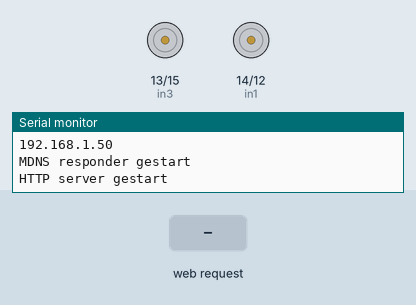
Bench run of a sketch on a simulated ESP8266 (NodeMCU). Shown: motor-driver pin pairs drawn as motors (green arrow = first pin HIGH = forward, orange = second pin HIGH = backward, longer = more drive), the last lines printed to the serial monitor. The test bench sets the inputs (shaded band). WiFi joins after 1.5 s; servers stay silent unless stated.

Above: at 2.8 s.
2.9 s: HTTP request GET /socket1W received
At 3.4 s:
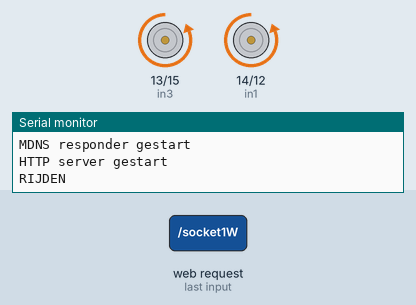
4.4 s: HTTP request GET /socket1A received
At 5.6 s:
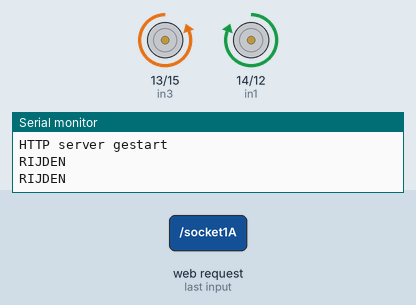
5.9 s: HTTP request GET /socket1S received
At 6.9 s:
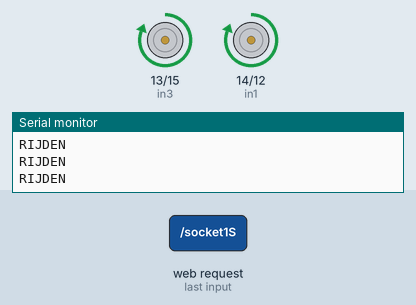
7.4 s: HTTP request GET /socket1D received
At 8.1 s:
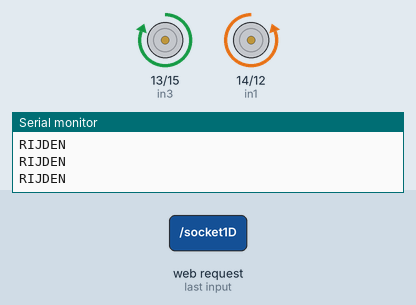
8.9 s: HTTP request GET /socket1STOP received
At 9.2 s:
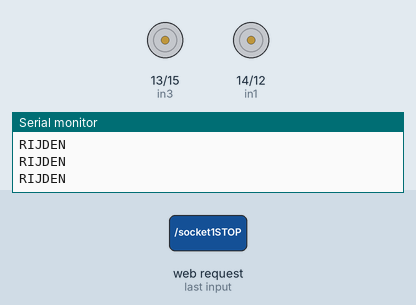
10.4 s: HTTP request GET /socket1TURNL received
At 11.5 s:
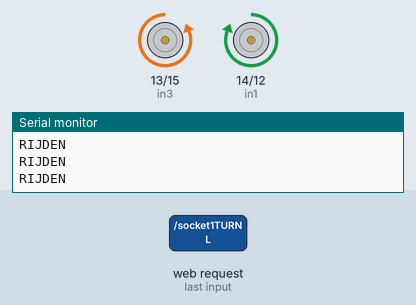
Timing chart, 0 to 13.6 s (numbered marks = the images above; inputs shaded):
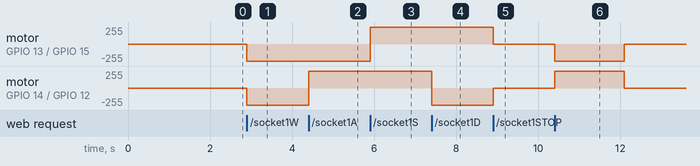

The sketch:

Rescuebot_MensenOphaler_Project2.ino
```cpp
#include <ESP8266WiFi.h>
#include <WiFiClient.h>
#include <ESP8266WebServer.h>
#include <ESP8266mDNS.h>

int in1 = 14;
int in2 = 12;
int in3 = 13;
int in4 = 15;

MDNSResponder mdns;

ESP8266WebServer server(80);
//hier vullen we de gegevens in van het wifi waar mee we willen verbinden
String webPage;
const char* ssid     = "Tesla IoT";      //wifi name
const char* password = "fsL6HgjN";  //wifi password

void setup() {

 pinMode(in1, OUTPUT);
 pinMode(in2, OUTPUT);
 pinMode(in3, OUTPUT);
 pinMode(in4, OUTPUT);

 //hier staat wat op de pagina te voor schijn moet komen om te zorgen dat er knoppen komen om de auto te besturen
  webPage += "<h1>ESP8266 Web Server</h1><p>Afstandsbediening</p>";
  webPage += "<a href=\"socket1W\">&nbsp&nbsp&nbsp&nbsp&nbsp&nbsp&nbsp&nbsp&nbsp&nbsp<button>w</button></a></p>";
  webPage += "<a href=\"socket1A\"><button>a</button></a>&nbsp&nbsp&nbsp&nbsp";
  webPage += "<a href=\"socket1S\"><button>s</button></a>&nbsp&nbsp&nbsp&nbsp";
  webPage += "<a href=\"socket1D\"><button>d</button></a></p>";
  webPage += "<a href=\"socket1STOP\">&nbsp&nbsp&nbsp&nbsp&nbsp&nbsp&nbsp<button>STOP</button></a></p>";
  webPage += "<h1></h1><p>Turns</p>";
  webPage += "<a href=\"socket1TURNL\"><button>links</button></a>&nbsp&nbsp&nbsp&nbsp&nbsp&nbsp&nbsp&nbsp&nbsp&nbsp&nbsp&nbsp&nbsp&nbsp";
  webPage += "<a href=\"socket1TURNR\"><button>rechts</button></a></p>";
  webPage += "<h1></h1><p>Autonoom</p>";
  webPage += "<a href=\"socket1AAN\"><button>aan</button></a>&nbsp&nbsp&nbsp&nbsp&nbsp&nbsp&nbsp&nbsp&nbsp&nbsp&nbsp&nbsp&nbsp&nbsp";
  webPage += "<a href=\"socket1UIT\"><button>uit</button></a></p>";

  Serial.begin(115200);
  delay(100);


  Serial.println();
  Serial.println();
  Serial.print("Verbinding maken met ");
  Serial.println(ssid);

  WiFi.begin(ssid, password);

  while (WiFi.status() != WL_CONNECTED) {
    delay(500);
    Serial.print(".");
  }
 //hier wordt gecontroleerd of het wifi is aangesloten en wordt er een ip adress weergegeven om verbinding mee te maken
  Serial.println("");
  Serial.println("WiFi aangesloten");
  Serial.println("IP addres: ");
  Serial.println(WiFi.localIP());

  if (mdns.begin("esp8266", WiFi.localIP()))
    Serial.println("MDNS responder gestart");
 //hier stuur je de informatie naar de server om het erop te zetten
 //en wat er gedaan moet worden als erop de knop geklikt is
  server.on("/", [](){
    server.send(200, "text/html", webPage);
  });
  server.on("/socket1W", [](){
    server.send(200, "text/html", webPage);

    forward();
  });

  server.on("/socket1A", [](){
    server.send(200, "text/html", webPage);

    left();
  });

  server.on("/socket1S", [](){
    server.send(200, "text/html", webPage);

    backwards();
  });

  server.on("/socket1D", [](){
    server.send(200, "text/html", webPage);

    right();

  });

  server.on("/socket1STOP", [](){
    server.send(200, "text/html", webPage);

    stoppen();

  });

    server.on("/socket1TURNL", [](){
    server.send(200, "text/html", webPage);

    turn90L();
  });

    server.on("/socket1TURNR", [](){
    server.send(200, "text/html", webPage);

    turn90r();
  });

    server.on("/socket1AAN", [](){
    server.send(200, "text/html", webPage);


  });

    server.on("/socket1UIT", [](){
    server.send(200, "text/html", webPage);


  });

    server.begin();
    Serial.println("HTTP server gestart");

}

void loop() {
  //deze loop is om terug te kijken naar de server
  server.handleClient();
}

void stoppen(){
  //hier worden de motoren uit gezet om de auto te laten stoppen
  digitalWrite(in1, LOW);
  digitalWrite(in2, LOW);
  digitalWrite(in3, LOW);
  digitalWrite(in4, LOW);

 server.handleClient();
}

void forward(){
 //hier worden de motoren aangezet zodat ze naar voren gaan
 digitalWrite(in1, LOW);
 digitalWrite(in3, LOW);
 Serial.println("RIJDEN");
 digitalWrite(in2, HIGH);
 digitalWrite(in4, HIGH);

 server.handleClient();

}

void backwards(){
 //hier worden de motoren aangezet zodat ze naar achteren gaan
 digitalWrite(in2, LOW);
 digitalWrite(in4, LOW);
 Serial.println("RIJDEN");
 digitalWrite(in1, HIGH);
 digitalWrite(in3, HIGH);

 server.handleClient();
}

void right(){
  //hier worden de motoren aangezet zodat ze naar rechts gaan
  digitalWrite(in1, LOW);
  digitalWrite(in4, LOW);
  Serial.println("RIJDEN");
  digitalWrite(in2, HIGH);
  digitalWrite(in3, HIGH);

 server.handleClient();
}

void left(){
  //hier worden de motoren aangezet zodat ze naar links gaan
  digitalWrite(in2, LOW);
  digitalWrite(in3, LOW);
  Serial.println("RIJDEN");
  digitalWrite(in1, HIGH);
  digitalWrite(in4, HIGH);

  server.handleClient();
}

void turn90r(){
  //hier worden de motoren aangezet zodat de auto een hoek van 90graden naar rechts maakt
  digitalWrite(in1, LOW);
  digitalWrite(in4, LOW);
  Serial.println("RIJDEN");
  digitalWrite(in2, HIGH);
  digitalWrite(in3, HIGH);

  delay(1600);

  digitalWrite(in1, LOW);
  digitalWrite(in2, LOW);
  digitalWrite(in3, LOW);
  digitalWrite(in4, LOW);
}

void turn90L(){
  //hier worden de motoren aangezet zodat de auto een hoek van 90graden naar links maakt
  digitalWrite(in2, LOW);
  digitalWrite(in3, LOW);
  Serial.println("RIJDEN");
  digitalWrite(in1, HIGH);
  digitalWrite(in4, HIGH);

  delay(1700);

  digitalWrite(in1, LOW);
  digitalWrite(in2, LOW);
  digitalWrite(in3, LOW);
  digitalWrite(in4, LOW);


}
```

Measured:
- after the input at 2.9 s, motor on GPIO 13 (in3) / GPIO 15 (in4), motor on GPIO 14 (in1) / GPIO 12 (in2): stopped → backward 255/255 at once
- after the input at 4.4 s, motor on GPIO 14 (in1) / GPIO 12 (in2): backward 255/255 → forward 255/255 at once
- after the input at 5.9 s, motor on GPIO 13 (in3) / GPIO 15 (in4): backward 255/255 → forward 255/255 at once
- after the input at 7.4 s, motor on GPIO 14 (in1) / GPIO 12 (in2): forward 255/255 → backward 255/255 at once
- after the input at 8.9 s, motor on GPIO 13 (in3) / GPIO 15 (in4): forward 255/255 → stopped at once; motor on GPIO 14 (in1) / GPIO 12 (in2): backward 255/255 → stopped at once
- after the input at 10.4 s, motor on GPIO 13 (in3) / GPIO 15 (in4): stopped → backward 255/255 at once, → stopped 1.7 s later; motor on GPIO 14 (in1) / GPIO 12 (in2): stopped → forward 255/255 at once, → stopped 1.7 s later
